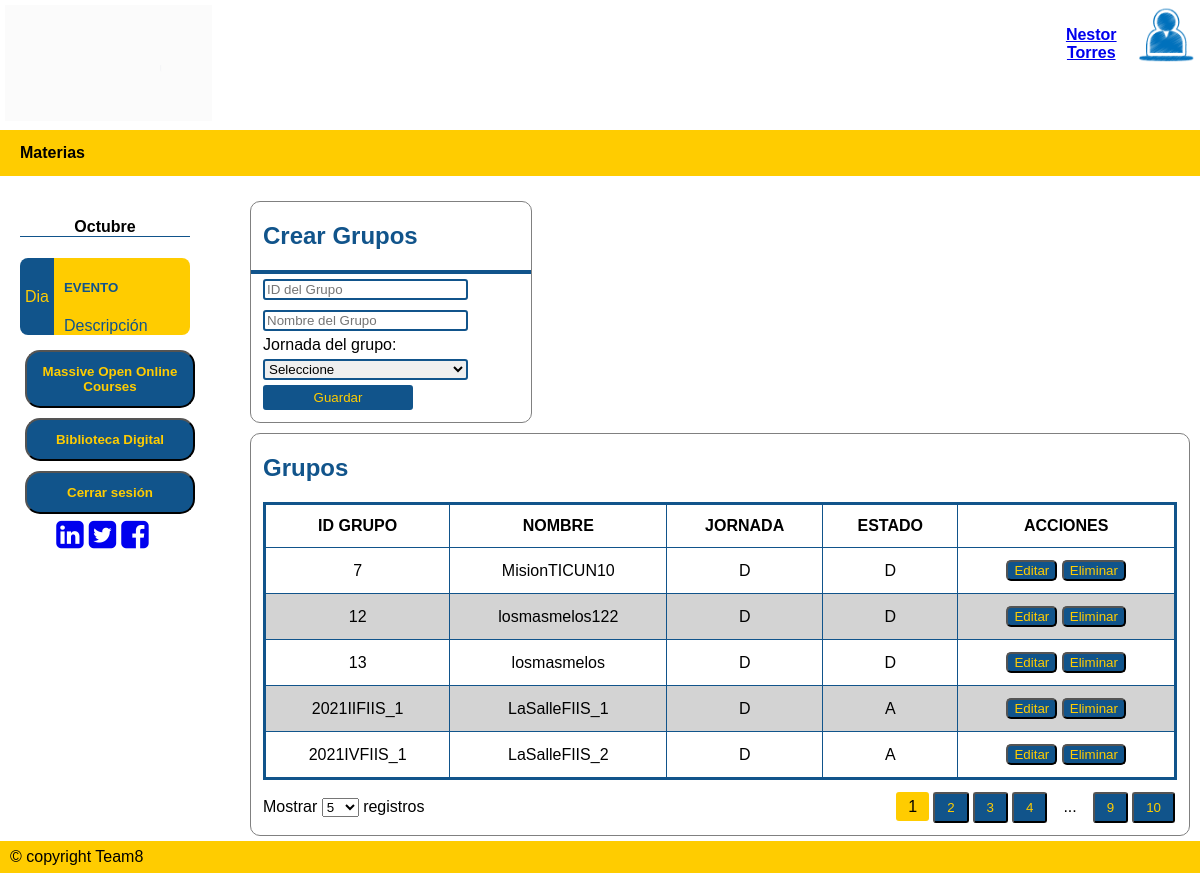
/registroGrup/ (signed in), run on the app's committed database.
### tables this page shows
CREATE TABLE Grupos (GrupoID VARCHAR (100) NOT NULL PRIMARY KEY, GNombre VARCHAR (100) NOT NULL, Jornada CHAR (1) NOT NULL DEFAULT D, GEstado CHAR (1) NOT NULL DEFAULT A);

### APP.py (the view, shortened to what this page needs)
@app.route('/registroGrup/',methods=['GET','POST'])
def registro_grupos():
    if request.method == 'GET':
        if "nom" in session and session['tipoU'] == "1":
            perfnom = session['nom']
            sql = f'SELECT * FROM Grupos'
            resGrupo = seleccion(sql)
            return render_template ('AdminGrupos.html', grupos=resGrupo, nombres= perfnom, data=[('/registroMat/', 'Materias')])
        else:
            flash("Inicie sesión para utilizar plataforma")
            return render_template ('index.html')

### dB.py (called while the page is built)
def seleccion(sql) -> list:
    try:
        with sqlite3.connect(URL_DB) as con:        # Conectarse a la base de datos con manejador de contextos(Cierra la BD cuando se deje de utilizar)
            cur = con.cursor()                      # Crea un área intermedia para gestión de los contenidos
            res = cur.execute(sql).fetchall()       # Se obtienen los registros devueltos
    except:
        res = None
    return res

### templates/AdminGrupos.html (shortened to what this page needs)
{% extends "plantilla.html" %}
{% block cuerpo %}
<div class="Containermain" style="width: 100%; background-color: white;">
    <div class="aside">
        <div class="event-container">
            <h4 class="mes">Octubre</h4>
            <div class="event">
                <div class="event-left"><p>Dia</p></div>
                <div class="event-right">
                    <h5 style="text-transform: uppercase;">Evento</h5>
                    <div>Descripción</div>
                </div>
            </div>
        </div>
        <a href="https://www.mooc.org/es/" target="_blank"><button><b>Massive Open Online Courses</b></button></a>
        <a href="https://www.wdl.org/es/" target="_blank"><button><b>Biblioteca Digital</b></button></a>
        <a href="/logout/"><button><b>Cerrar sesión</b></button></a>
        <div class="social-container">
            <a href="https://co.linkedin.com/school/universidad-de-la-salle/" target="_blank" style="margin-right: 5px;"> <i class="fa fa-linkedin-square fa-2x"></i></a>
            <a href="https://twitter.com/unisalle?ref_src=twsrc%5Egoogle%7Ctwcamp%5Eserp%7Ctwgr%5Eauthor" target="_blank" style="margin-right: 5px;"> <i class="fa fa-twitter-square fa-2x"></i></a>
            <a href="https://www.facebook.com/U.deLaSalle/" target="_blank" style="margin-right: 5px;"> <i class="fa fa-facebook-square fa-2x"></i></a>
        </div>
    </div>
    <div class="right">
        <div class="marco" style="margin-top: 20px; width: 30%;">
            <h2>Crear Grupos</h2>
            <div class=container-uploadact style="padding-right: 12px; padding-bottom: 12px; padding-left: 12px; border-top: 4px solid rgb(17, 84,139);">
                <form action="/registroGrup/" method="POST" name="registroGrup">
                    <input class="controls" type="text" name="iddegrupo" required autofocus size="40" placeholder="ID del Grupo">
                    <input class="controls" type="text" name="nombre" required size="40" placeholder="Nombre del Grupo"><br/>
                    <label>Jornada del grupo:</label><br/>
                    <select name="Jornada" class="controls" style="border: 2px solid rgb(17, 84,139); border-radius: 3px;">
                            <option value="0">Seleccione</option>
                    </select><br/>
                    <input type="submit" value="Guardar" style="background-color: rgb(17, 84,139); color: rgb(255, 204,0); width: 150px; height: 25px;"><br/>
                </form>
            </div>
        </div>
        <div class="marco" style="margin-top: 10px;">
            <h2>Grupos </h2>
            <div class="datatable-container">
                <div style="padding-left: 12px; padding-right: 12px;">
                    <table class="datatable">
                        <thead>
                            <tr>
                                <th>ID GRUPO</th>
                                <th>NOMBRE</th>
                                <th>JORNADA</th>
                                <th>ESTADO</th>
                                <th>ACCIONES</th>
                            </tr>
                        </thead>
                        <tbody>
                            {%for grupo in grupos%}
                                <tr>
                                    <td>{{ grupo.0 }}</td>
                                    <td>{{ grupo.1 }}</td>
                                    <td>{{ grupo.2 }}</td>
                                    <td>{{ grupo.3 }}</td>
                                    <td>
                                        <a href="/registroGrup/edit/{{ grupo.0 }}/"><button class="btneditar">Editar</button></a>
                                        <button class="btneliminar">Eliminar</button>
                                    </td>
                                </tr>
                            {% endfor %}
                        </tbody>
                    </table>
                </div>
                <div class="footer-tools">
                    <div class="list-items">
                        Mostrar
                        <select name="n-entries" id="n-entries" class="n-entries">
                            <option value="5">5</option>
                        </select>
                        registros
                    </div>
                    <div class="pages">
                        <ul>
                            <li><span class="active">1</span></li>
                            <li><button>2</button></li>
                            <li><button>3</button></li>
                            <li><button>4</button></li>
                            <li><span>...</span></li>
                            <li><button>9</button></li>
                            <li><button>10</button></li>
                        </ul>
                    </div>
                </div>
            </div>
        </div>
    </div>
</div>
{% endblock %}

### static/css/estilo.css (style rules this page uses)
* { box-sizing : border-box; }
body { font-family : Arial, Helvetica, sans-serif; margin : 0; }
.Containermain { display : flex; }
tbody { align-items : center; }

### static/css/estiloadmin.css (style rules this page uses)
table { border-collapse: collapse; border: solid rgb(17, 84,139); }
th, td { padding: 4px 10px; border: solid 1px rgb(17, 84,139); text-align: center; }
button { background-color: rgb(17, 84,139); color: rgb(255, 204,0); border-radius: 5px; }
.aside { padding-top : 20px; padding-left : 20px; padding-right : 50px; list-style : none; display : flex; flex-direction : column; background-color : white; width: 20%; }
.aside button { width : 170px; background-color : rgb(17, 84,139); color : rgb(255, 204,0); text-decoration : none; padding : 12px 15px; text-align : center; margin : 5px; border-radius : 15px; }
.right { width: 80%; padding: 5px 10px; }
input { border-radius : 3px; border : solid 2px rgb(17, 84,139); }

### static/css/estiloinfdeest.css (style rules this page uses)
:root { --primary-color : rgb(255, 204,0); --secondary-color : rgb(17, 84,139); --dt-status-Activa-color : greenyellow; --dt-status-Finalizada-color : lightgrey; --dt-border-radius : 3px; --dt-border : solid 2px rgb(17, 84,139); --dt-padding : 12px; --dt-padding-s : 6px; --dt-padding-xs : 2px; --dt-border-color: var(--primary-color); }
.marco { border : solid 1px grey; border-radius : 10px; }
h2 { color : rgb(17, 84,139); padding-left : var(--dt-padding); }
.datatable-container .footer-tools { padding: var(--dt-padding); display: flex; align-items: baseline; }
.datatable-container .footer-tools .list-items { width: 50%; }
.datatable-container .footer-tools .pages { margin-left: auto; margin-right: 0; width: 50%; }
.datatable-container .footer-tools .pages ul { margin: 0; padding: 0; display: flex; align-items: baseline; justify-content: flex-end; }
.datatable-container .footer-tools .pages ul li { display: inline-block; margin: 0 var(--dt-padding-xs); }
.datatable-container .footer-tools .pages ul li button, .datatable-container .header-tools .tools ul li button { width: 100%; box-sizing: border-box; border-radius: var(--dt-border-radius); }
.datatable-container .footer-tools .pages ul li span.active { background-color: var(--primary-color); border-radius: var(--dt-border-radius) }
.datatable-container .footer-tools .pages ul li button, .datatable-container .footer-tools .pages ul li span, .datatable-container .header-tools .tools ul li button { padding: var(--dt-padding-s) var(--dt-padding); }
.datatable-container .datatable { border-collapse: collapse; width: 100%; }
.datatable-container .datatable, .datatable-container .datatable th, .datatable-container .datatable td { padding: var(--dt-padding) var(--dt-padding); }
.datatable-container .datatable tbody tr:nth-child(even) { background-color: lightgray; }

### static/css/estiloactyretro.css (style rules this page uses)
.event-container { width: 100%; margin: 0 auto; }
.event-container h4.mes { text-align: center; border-bottom: 1px solid rgb(17, 84,139); }
.event-container .event { display: flex; margin: 10px 0; }
.event .event-left { background-color: rgb(17, 84,139); width: 20%; display: flex; align-items: center; justify-content: center; color: rgb(255, 204,0); padding: 3px 10px; text-align: center; border-radius: 8px 0 0 8px; }
.event .event-right { background-color: rgb(255, 204,0); display: flex; width: 80%; color: rgb(17, 84,139); flex-direction: column; justify-content: center; padding: 0 10px; border-radius: 0 8px 8px 0; }
.social-container { display: flex; flex-direction: row; justify-content: center; }
.controls { width: 80%; margin-top: 5px; margin-bottom: 5px; }

### data on the page
Grupos: GrupoID "7", GNombre "MisionTICUN10", Jornada "D", GEstado "D"
Grupos: GrupoID "12", GNombre "losmasmelos122", Jornada "D", GEstado "D"
Grupos: GrupoID "13", GNombre "losmasmelos", Jornada "D", GEstado "D"
Grupos: GrupoID "2021IIFIIS_1", GNombre "LaSalleFIIS_1", Jornada "D", GEstado "A"
Grupos: GrupoID "2021IVFIIS_1", GNombre "LaSalleFIIS_2", Jornada "D", GEstado "A"

### other printed values
{{ nombres }} "Nestor Torres"
{{ opc.1 }} "Materias"
